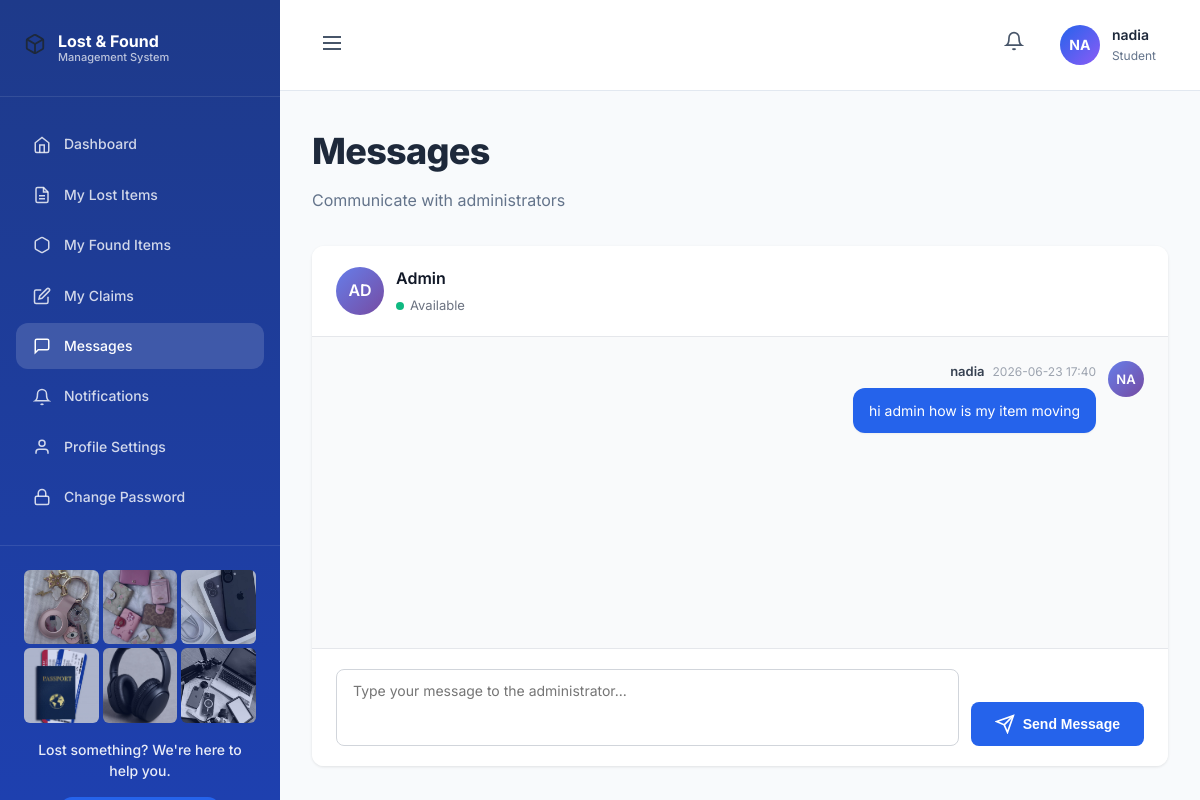
Screenshot of /user/messages (signed in) with the database file from the repository.
### tables this page shows
CREATE TABLE users (
        id INTEGER PRIMARY KEY AUTOINCREMENT,
        name TEXT NOT NULL,
        email TEXT NOT NULL UNIQUE,
        password TEXT NOT NULL,
        role TEXT NOT NULL DEFAULT "Student",
        created_at TEXT NOT NULL DEFAULT CURRENT_TIMESTAMP
    );

CREATE TABLE messages (
            id INTEGER PRIMARY KEY AUTOINCREMENT,
            sender_id INTEGER NOT NULL,
            receiver_id INTEGER NOT NULL,
            message TEXT NOT NULL,
            is_read INTEGER DEFAULT 0,
            created_at TIMESTAMP DEFAULT CURRENT_TIMESTAMP,
            FOREIGN KEY (sender_id) REFERENCES users (id),
            FOREIGN KEY (receiver_id) REFERENCES users (id)
        );

### app.py (the view)
@app.route('/user/messages')
@login_required
def user_messages():
    conn = get_db_connection()
    admin = conn.execute('SELECT * FROM users WHERE role = ?', ('Admin',)).fetchone()
    messages = conn.execute('''
        SELECT m.*, u.name as sender_name, u.role as sender_role
        FROM messages m
        JOIN users u ON m.sender_id = u.id
        WHERE (m.sender_id = ? AND m.receiver_id = ?) OR (m.sender_id = ? AND m.receiver_id = ?)
        ORDER BY m.created_at ASC
    ''', (session['user_id'], admin['id'], admin['id'], session['user_id'])).fetchall()
    conn.execute('UPDATE messages SET is_read = 1 WHERE receiver_id = ? AND sender_id = ?',
                (session['user_id'], admin['id']))
    conn.commit()
    unread_count = conn.execute('''
        SELECT COUNT(*) as count FROM messages
        WHERE receiver_id = ? AND is_read = 0
    ''', (session['user_id'],)).fetchone()['count']
    conn.close()
    return render_template('user/messages.html', messages=messages, admin=admin, unread_count=unread_count)

### templates/user/messages.html (shortened to what this page needs)
{% extends "user/base.html" %}
{% block content %}
<div class="welcome-section">
    <h1>Messages</h1>
    <p>Communicate with administrators</p>
</div>
<div class="messages-container">
    <div class="messages-header">
        <div class="messages-header-user">
            <div class="user-avatar">
                {% if admin %}{{ admin.name[:2].upper() }}{% else %}AD{% endif %}
            </div>
            <div class="user-details">
                <div class="user-name">{% if admin %}{{ admin.name }}{% else %}Administrator{% endif %}</div>
                <div class="user-status">
                    <span class="status-dot"></span>
                    Available
                </div>
            </div>
        </div>
    </div>
    <div class="messages-list" id="messagesList">
        {% if messages %}
            {% for message in messages %}
            <div class="message-item {{ 'message-sent' if message.sender_id == session.user_id else 'message-received' }}">
                <div class="message-avatar">
                    {{ message.sender_name[:2].upper() }}
                </div>
                <div class="message-content">
                    <div class="message-header">
                        <span class="message-sender">{{ message.sender_name }}</span>
                        <span class="message-time">{{ message.created_at[:16] if message.created_at else '' }}</span>
                    </div>
                    <div class="message-text">{{ message.message }}</div>
                </div>
            </div>
            {% endfor %}
        {% endif %}
    </div>
    <div class="messages-input">
        <form method="POST" action="{{ url_for('user_send_message') }}" class="message-form">
            <textarea name="message" placeholder="Type your message to the administrator..." rows="3" required></textarea>
            <button type="submit" class="send-btn">
                <svg width="20" height="20" viewBox="0 0 24 24" fill="none" stroke="currentColor" stroke-width="2">
                    <line x1="22" y1="2" x2="11" y2="13"/>
                    <polygon points="22 2 15 22 11 13 2 9 22 2"/>
                </svg>
                Send Message
            </button>
        </form>
    </div>
</div>
{% endblock %}

### templates/user/base.html (shortened to what this page needs)
<!DOCTYPE html>
<html lang="en">
<head>
    <link rel="stylesheet" href="{{ url_for('static', filename='css/user-dashboard.css') }}">
</head>
<body>
    <div class="user-dashboard">
        <aside class="user-sidebar">
            <div class="sidebar-header">
                <div class="sidebar-logo-box">
                </div>
                <div class="sidebar-brand">
                    <span class="brand-title">Lost & Found</span>
                    <span class="brand-subtitle">Management System</span>
                </div>
            </div>
            <nav class="sidebar-nav">
                <a href="{{ url_for('user_dashboard') }}" class="nav-item {% if request.endpoint == 'user_dashboard' %}active{% endif %}">
                    <span class="nav-icon">
                        <svg width="18" height="18" viewBox="0 0 24 24" fill="none" stroke="currentColor" stroke-width="2"><path d="M3 9l9-7 9 7v11a2 2 0 0 1-2 2H5a2 2 0 0 1-2-2z"/><polyline points="9 22 9 12 15 12 15 22"/></svg>
                    </span>
                    <span class="nav-text">Dashboard</span>
                </a>
                <a href="{{ url_for('user_my_items') }}" class="nav-item {% if request.endpoint == 'user_my_items' %}active{% endif %}">
                    <span class="nav-icon">
                        <svg width="18" height="18" viewBox="0 0 24 24" fill="none" stroke="currentColor" stroke-width="2"><path d="M14 2H6a2 2 0 0 0-2 2v16a2 2 0 0 0 2 2h12a2 2 0 0 0 2-2V8z"/><polyline points="14 2 14 8 20 8"/><line x1="16" y1="13" x2="8" y2="13"/><line x1="16" y1="17" x2="8" y2="17"/></svg>
                    </span>
                    <span class="nav-text">My Lost Items</span>
                </a>
                <a href="{{ url_for('user_my_found_items') }}" class="nav-item {% if request.endpoint == 'user_my_found_items' %}active{% endif %}">
                    <span class="nav-icon">
                        <svg width="18" height="18" viewBox="0 0 24 24" fill="none" stroke="currentColor" stroke-width="2"><path d="M21 16V8a2 2 0 0 0-1-1.73l-7-4a2 2 0 0 0-2 0l-7 4A2 2 0 0 0 3 8v8a2 2 0 0 0 1 1.73l7 4a2 2 0 0 0 2 0l7-4A2 2 0 0 0 21 16z"/></svg>
                    </span>
                    <span class="nav-text">My Found Items</span>
                </a>
                <a href="{{ url_for('user_my_claims') }}" class="nav-item {% if request.endpoint == 'user_my_claims' %}active{% endif %}">
                    <span class="nav-icon">
                        <svg width="18" height="18" viewBox="0 0 24 24" fill="none" stroke="currentColor" stroke-width="2"><path d="M11 4H4a2 2 0 0 0-2 2v14a2 2 0 0 0 2 2h14a2 2 0 0 0 2-2v-7"/><path d="M18.5 2.5a2.121 2.121 0 0 1 3 3L12 15l-4 1 1-4 9.5-9.5z"/></svg>
                    </span>
                    <span class="nav-text">My Claims</span>
                </a>
                <a href="{{ url_for('user_messages') }}" class="nav-item {% if request.endpoint == 'user_messages' %}active{% endif %}">
                    <span class="nav-icon">
                        <svg width="18" height="18" viewBox="0 0 24 24" fill="none" stroke="currentColor" stroke-width="2"><path d="M21 15a2 2 0 0 1-2 2H7l-4 4V5a2 2 0 0 1 2-2h14a2 2 0 0 1 2 2z"/></svg>
                    </span>
                    <span class="nav-text">Messages</span>
                </a>
                <a href="{{ url_for('user_notifications') }}" class="nav-item {% if request.endpoint == 'user_notifications' %}active{% endif %}">
                    <span class="nav-icon">
                        <svg width="18" height="18" viewBox="0 0 24 24" fill="none" stroke="currentColor" stroke-width="2"><path d="M18 8A6 6 0 0 0 6 8c0 7-3 9-3 9h18s-3-2-3-9"/><path d="M13.73 21a2 2 0 0 1-3.46 0"/></svg>
                    </span>
                    <span class="nav-text">Notifications</span>
                </a>
                <a href="{{ url_for('user_profile') }}" class="nav-item {% if request.endpoint == 'user_profile' %}active{% endif %}">
                    <span class="nav-icon">
                        <svg width="18" height="18" viewBox="0 0 24 24" fill="none" stroke="currentColor" stroke-width="2"><path d="M20 21v-2a4 4 0 0 0-4-4H8a4 4 0 0 0-4 4v2"/><circle cx="12" cy="7" r="4"/></svg>
                    </span>
                    <span class="nav-text">Profile Settings</span>
                </a>
                <a href="{{ url_for('user_change_password') }}" class="nav-item {% if request.endpoint == 'user_change_password' %}active{% endif %}">
                    <span class="nav-icon">
                        <svg width="18" height="18" viewBox="0 0 24 24" fill="none" stroke="currentColor" stroke-width="2"><rect x="3" y="11" width="18" height="11" rx="2" ry="2"/><path d="M7 11V7a5 5 0 0 1 10 0v4"/></svg>
                    </span>
                    <span class="nav-text">Change Password</span>
                </a>
            </nav>
            <div class="sidebar-footer">
                <div class="sidebar-illustration">
                    <div class="sidebar-image-collage">
                        <img src="{{ url_for('static', filename='images/keys.jpg') }}" alt="Keys" class="sidebar-img sidebar-img-1">
                        <img src="{{ url_for('static', filename='images/wallets.jpg') }}" alt="Wallets" class="sidebar-img sidebar-img-2">
                        <img src="{{ url_for('static', filename='images/phone.jpg') }}" alt="Phones" class="sidebar-img sidebar-img-3">
                        <img src="{{ url_for('static', filename='images/passport.jpg') }}" alt="Documents" class="sidebar-img sidebar-img-4">
                        <img src="{{ url_for('static', filename='images/headphones.jpg') }}" alt="Electronics" class="sidebar-img sidebar-img-5">
                        <img src="{{ url_for('static', filename='images/computers.jpg') }}" alt="Computers" class="sidebar-img sidebar-img-6">
                    </div>
                </div>
                <p class="sidebar-tagline">Lost something? We're here to help you.</p>
            </div>
        </aside>
        <div class="user-main">
            <header class="user-header">
                <button class="menu-toggle">
                    <svg width="24" height="24" viewBox="0 0 24 24" fill="none" stroke="currentColor" stroke-width="2">
                        <line x1="3" y1="12" x2="21" y2="12"/>
                        <line x1="3" y1="6" x2="21" y2="6"/>
                        <line x1="3" y1="18" x2="21" y2="18"/>
                    </svg>
                </button>
                <div class="header-right">
                    <a href="{{ url_for('user_notifications') }}" class="notification-btn">
                        <svg width="20" height="20" viewBox="0 0 24 24" fill="none" stroke="currentColor" stroke-width="2">
                            <path d="M18 8A6 6 0 0 0 6 8c0 7-3 9-3 9h18s-3-2-3-9"/>
                            <path d="M13.73 21a2 2 0 0 1-3.46 0"/>
                        </svg>
                    </a>
                    <div class="user-profile">
                        <div class="profile-avatar">
                            {{ session.get('name', 'JD')[:2].upper() }}
                        </div>
                        <div class="profile-info">
                            <span class="profile-name">{{ session.get('name', 'John Doe') }}</span>
                            <span class="profile-role">{{ session.get('role', 'Student') }}</span>
                        </div>
                    </div>
                </div>
            </header>
            <main class="user-content">
                {% block content %}{% endblock %}
            </main>
        </div>
    </div>
</body>
</html>

### rows the page displays
users: get "nadia", get "Student"
users: name "AD", name "Admin"
messages: name "NA", sender_name "nadia", created_at "2026-06-23 17:40", message "hi admin how is my item moving"

### other values shown
{{ session.get('name', 'JD')[:2].upper() }} "NA"
